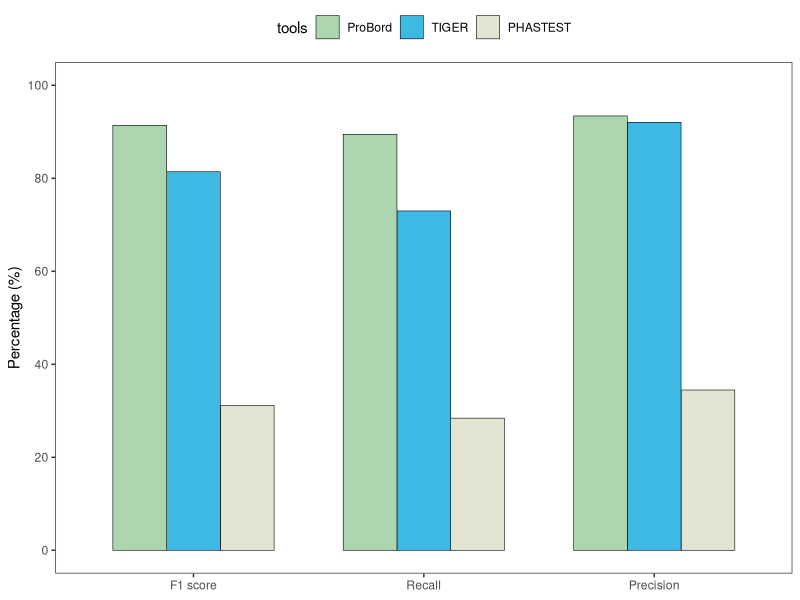
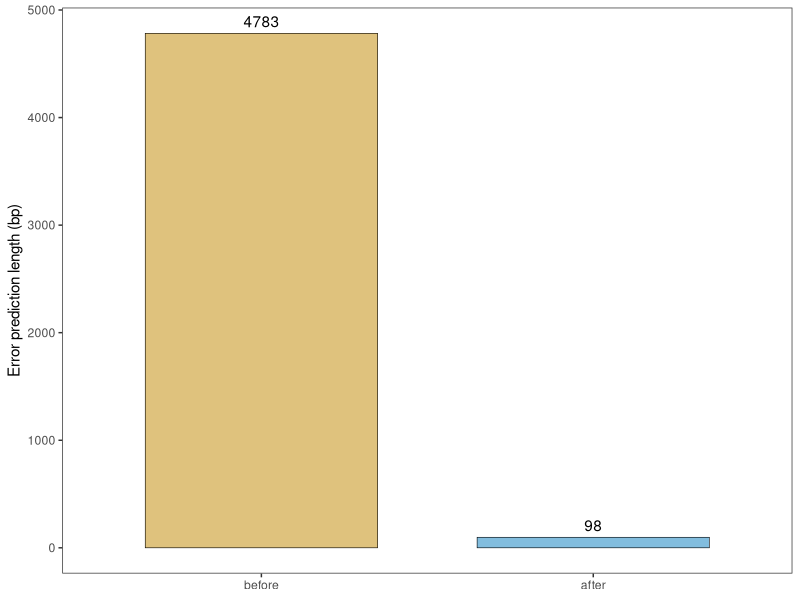

Source code (R) for these figures, in order:
library(ggplot2)
library(patchwork)

df1=read.table('recall-and-precision-f1score.tsv',head=TRUE,sep='\t')
df2=read.table('error_bar_before_and_after.tsv',head=TRUE,sep='\t')


df1$tools <- factor(df1$tools,levels = c('ProBord','TIGER','PHASTEST'))
df1$type<- factor(df1$type,levels = c('F1 score','Recall','Precision'))

df2$state <- factor(df2$state,levels = c('before','after'))

p1<-ggplot(df1,aes(x=type,y=Percentage,fill=tools))+
  geom_col(position = position_dodge(width = 0.7),width = 0.7,colour='black',linewidth=0.2)+
  scale_fill_manual(values=c('#ABD6B0','#3EB9E4','#E3E3D2'))+
  theme_bw()+theme(panel.grid.major = element_blank(),
                   panel.grid.minor = element_blank(), legend.position = "top")+
  scale_y_continuous(limits = c(0, 100), breaks = seq(0, 100, 20))+
  ylab('Percentage (%)')+xlab(NULL)
p1

p2<-ggplot(df2,aes(x=state,y=err,fill=state,label=err))+
  geom_col(width = 0.7,colour='black',linewidth=0.2)+
  scale_fill_manual(values=c('#dfc27d','#82bdde'))+#ylim(0,100)+
  geom_text( vjust = -0.5,           
             color = "black"                    
  ) +
  theme_bw()+theme(panel.grid.major = element_blank(),
                   panel.grid.minor = element_blank(),legend.position= 'none')+
  ylab('Error prediction length (bp)')+xlab(NULL)
p2


